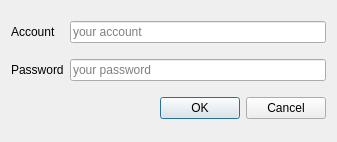
<?xml version="1.0" encoding="UTF-8"?>
<ui version="4.0">
 <class>loginDialog</class>
 <widget class="QDialog" name="loginDialog">
  <property name="geometry">
   <rect>
    <x>0</x>
    <y>0</y>
    <width>337</width>
    <height>142</height>
   </rect>
  </property>
  <property name="windowTitle">
   <string>Dialog</string>
  </property>
  <layout class="QGridLayout" name="gridLayout">
   <item row="0" column="0">
    <widget class="QLabel" name="labelAccount">
     <property name="text">
      <string>Account</string>
     </property>
    </widget>
   </item>
   <item row="0" column="1">
    <widget class="QLineEdit" name="lineEditAccount">
     <property name="placeholderText">
      <string>your account</string>
     </property>
    </widget>
   </item>
   <item row="1" column="0">
    <widget class="QLabel" name="label">
     <property name="text">
      <string>Password</string>
     </property>
    </widget>
   </item>
   <item row="1" column="1">
    <widget class="QLineEdit" name="lineEditPassword">
     <property name="echoMode">
      <enum>QLineEdit::Password</enum>
     </property>
     <property name="placeholderText">
      <string>your password</string>
     </property>
    </widget>
   </item>
   <item row="2" column="0" colspan="2">
    <widget class="QDialogButtonBox" name="buttonBox">
     <property name="orientation">
      <enum>Qt::Horizontal</enum>
     </property>
     <property name="standardButtons">
      <set>QDialogButtonBox::Cancel|QDialogButtonBox::Ok</set>
     </property>
    </widget>
   </item>
  </layout>
 </widget>
 <resources/>
 <connections/>
</ui>
